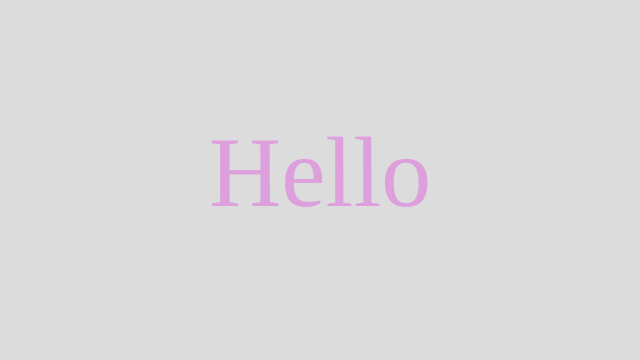
Frame 1 (no input)
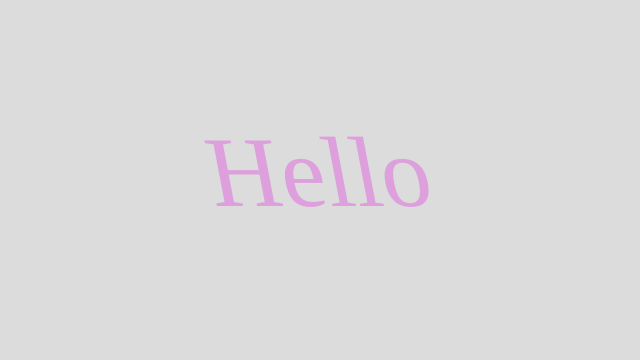
Frame 60 (no input)
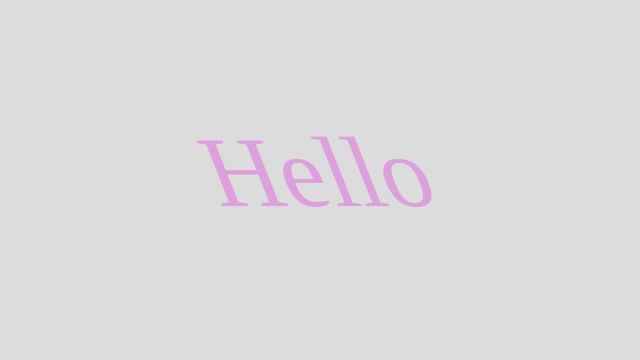
Frame 120 (the mouse pressed at the canvas centre since frame 60)

The p5.js sketch that drew these frames (run headless with seeded random() and noise() and a simulated clock; from frame 60 on, the mouse is pressed at the canvas centre):

// p5.js sketch
// ── sketch.js
function setup() {
	createCanvas(640, 360);
	textSize(100);
	textFont('Comic Sans MS');
	textAlign(CENTER, CENTER);
	fill('plum');
}
function draw() {
	background(220);

	translate(width/2, height/2);
	var r = frameCount / 1000 * PI;
	shearX(r);

	text('Hello', 0, 0);
}

// ── index (2).html
<!DOCTYPE html>
<html lang="en">
<haed>
    <meta charset="utf-8">
    <title>mmp 100</title>
    <link href="stylesheet.css" rel="stylesheet" type="text/css">
</haed>
    <body>
   <div id="container">
	<h1>hello</h1>


	<script src="p5.min.js"></script>
    <script src="sketch.js"></script>
        </div>
</body>
</html>
